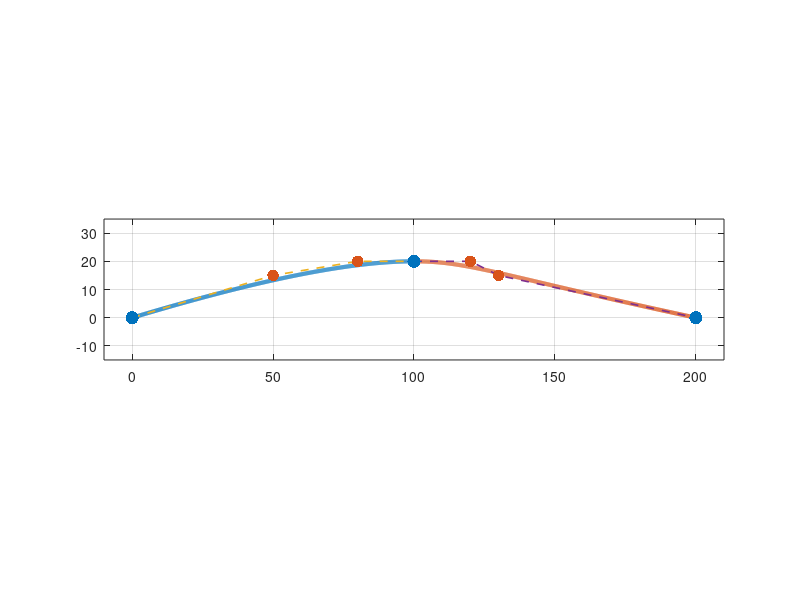

This figure's MATLAB source: (Note: this script raises an error after producing the figure.)
clear; clc; close all;

P0 = [0 0];
P1 = [100 20];
P2 = [200 0];

A = [50 15];
B = [80 20];

C = 2*P1 - B;
D = A - 2*B + 2*C;

t = linspace(0,1,800).';
u = 1 - t;

B1 = (u.^3)*P0 + 3*(u.^2).*t*A + 3*u.*(t.^2)*B + (t.^3)*P1;
B2 = (u.^3)*P1 + 3*(u.^2).*t*C + 3*u.*(t.^2)*D + (t.^3)*P2;

fig = figure('Color','w','Units','pixels','Position',[100 100 1000 450]);
ax = axes(fig);
hold(ax,'on'); grid(ax,'on'); box(ax,'on');

h1 = plot(ax, B1(:,1), B1(:,2), 'LineWidth', 3);
h2 = plot(ax, B2(:,1), B2(:,2), 'LineWidth', 3);

plot(ax, [P0(1) A(1) B(1) P1(1)], [P0(2) A(2) B(2) P1(2)], '--', 'LineWidth', 1.2);
plot(ax, [P1(1) C(1) D(1) P2(1)], [P1(2) C(2) D(2) P2(2)], '--', 'LineWidth', 1.2);

scatter(ax, [P0(1) P1(1) P2(1)], [P0(2) P1(2) P2(2)], 90, 'filled');
scatter(ax, [A(1) B(1) C(1) D(1)], [A(2) B(2) C(2) D(2)], 70, 'filled');

xmin = min([P0(1),A(1),B(1),P1(1),C(1),D(1),P2(1)]);
xmax = max([P0(1),A(1),B(1),P1(1),C(1),D(1),P2(1)]);
ymin = min([P0(2),A(2),B(2),P1(2),C(2),D(2),P2(2)]);
ymax = max([P0(2),A(2),B(2),P1(2),C(2),D(2),P2(2)]);

xlim(ax, [xmin-10, xmax+10]);
ylim(ax, [ymin-15, ymax+15]);
axis(ax, 'equal');

ax.FontSize = 12;
ax.LineWidth = 1.0;
xlabel(ax,'x','FontSize',13);
ylabel(ax,'y','FontSize',13);

legend(ax, [h1 h2], {'B_1(t)','B_2(t)'}, ...
    'Location','southoutside','Orientation','horizontal');

labelPoint(ax, P0, 'P_0(0,0)',    [-8 -12]);
labelPoint(ax, A,  'A(50,15)',    [ 6   8]);
labelPoint(ax, B,  'B(80,20)',    [-18 -10]);
labelPoint(ax, P1, 'P_1(100,20)', [ 6  -2]);
labelPoint(ax, C,  'C(120,20)',   [ 6   8]);
labelPoint(ax, D,  'D(130,15)',   [ 6  -12]);
labelPoint(ax, P2, 'P_2(200,0)',  [ 6  -12]);

function labelPoint(ax, P, txt, offset)
    text(ax, P(1)+offset(1), P(2)+offset(2), txt, ...
        'FontSize',12, 'FontWeight','bold', 'Interpreter','tex');
end
